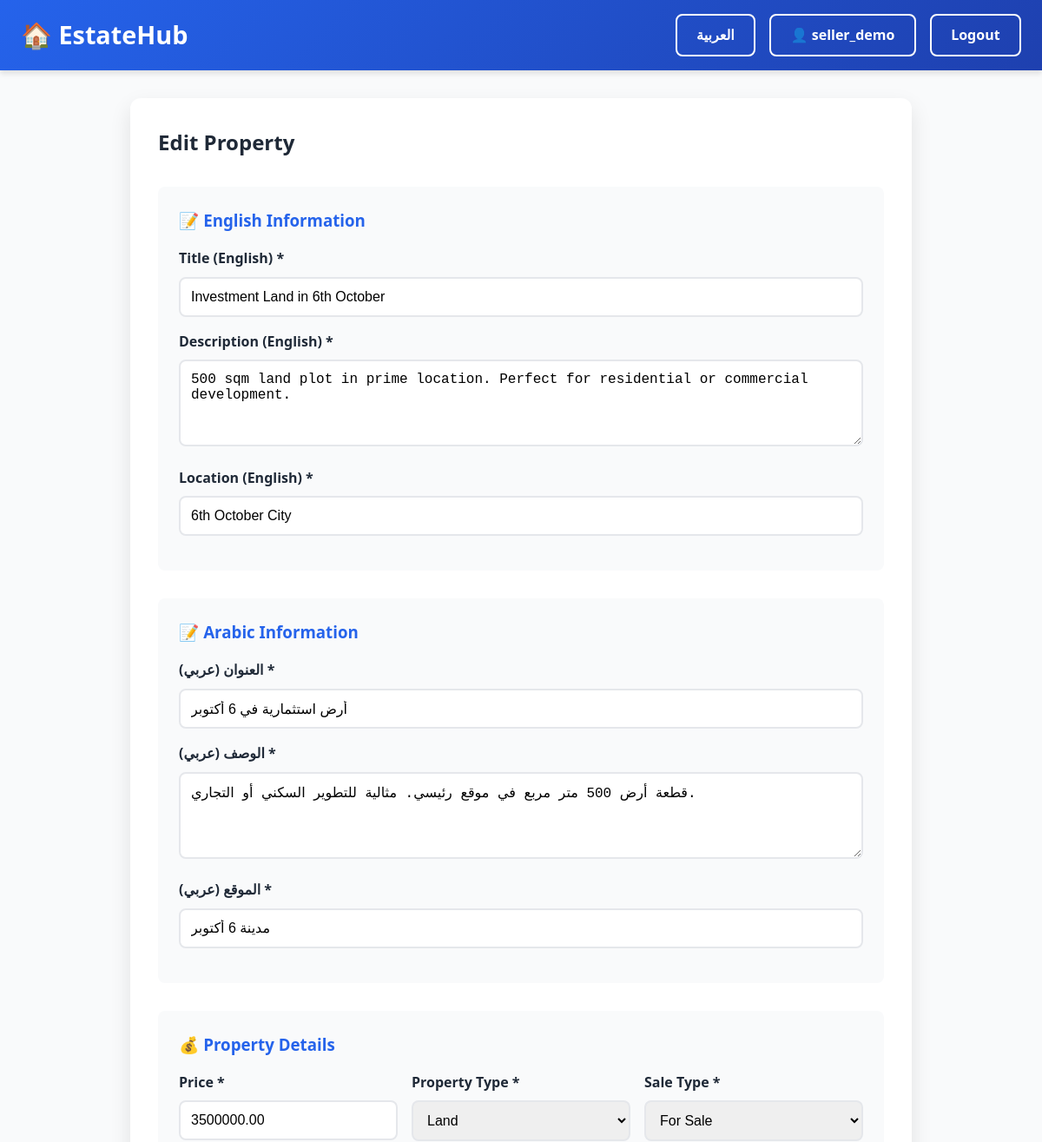
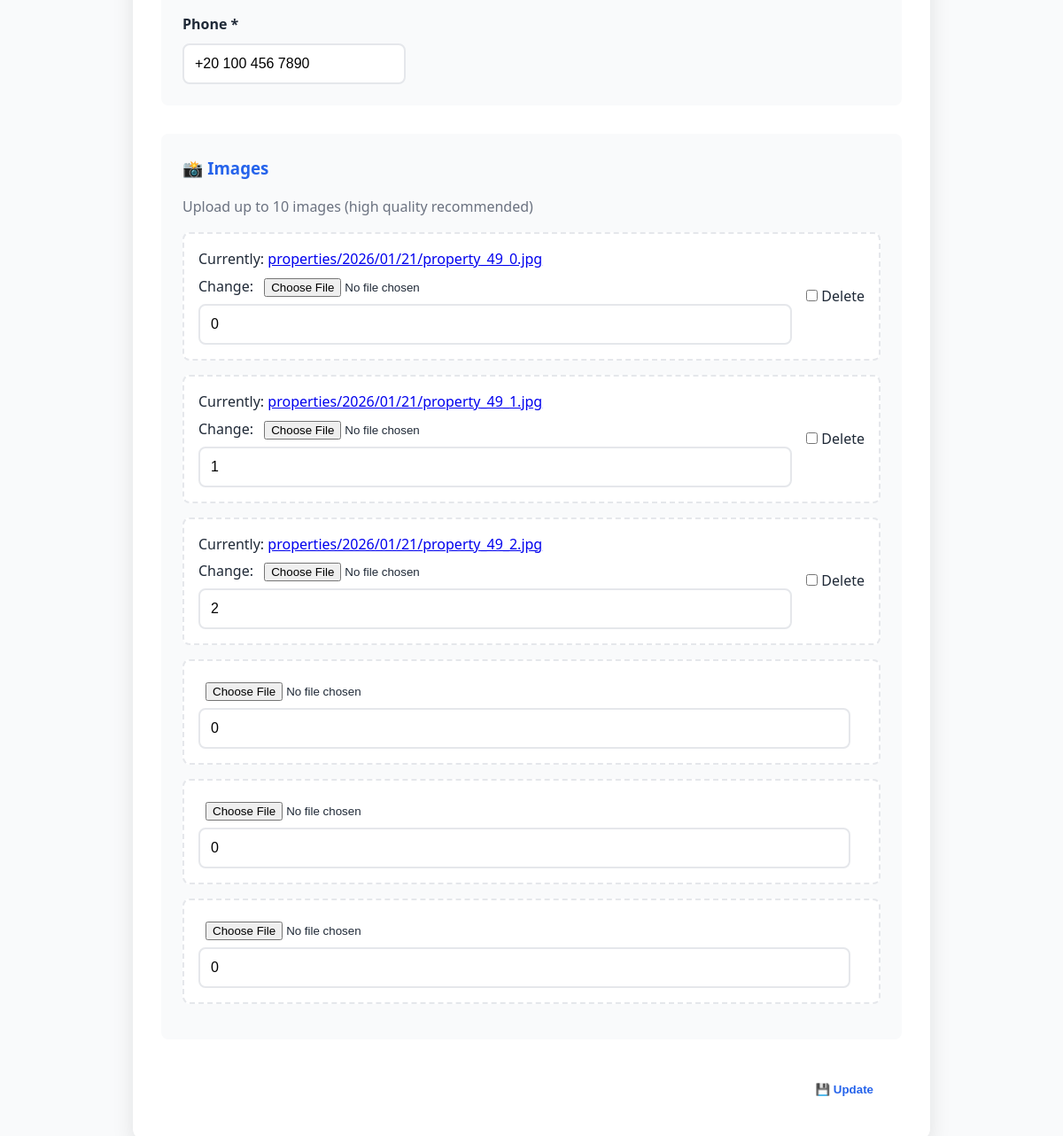
The page /property/49/edit/ (signed in) on the database its author committed (2 pictures, top to bottom).
### properties/models.py (models this page shows, shortened)
class Property(models.Model):
    PROPERTY_TYPE_CHOICES = [
        ('Apartment', 'Apartment'),
        ('Villa', 'Villa'),
        ('Land', 'Land'),
        ('Office', 'Office'),
    ]
    SALE_TYPE_CHOICES = [
        ('Sale', 'For Sale'),
        ('Rent', 'For Rent'),
    ]
    owner = models.ForeignKey(User, on_delete=models.CASCADE, related_name='properties')
    title_en = models.CharField(max_length=200, verbose_name='Title (English)')
    title_ar = models.CharField(max_length=200, verbose_name='Title (Arabic)')
    description_en = models.TextField(verbose_name='Description (English)')
    description_ar = models.TextField(verbose_name='Description (Arabic)')
    location_en = models.CharField(max_length=200, verbose_name='Location (English)')
    location_ar = models.CharField(max_length=200, verbose_name='Location (Arabic)')
    price = models.DecimalField(max_digits=12, decimal_places=2, validators=[MinValueValidator(0)])
    property_type = models.CharField(max_length=20, choices=PROPERTY_TYPE_CHOICES)
    sale_type = models.CharField(max_length=10, choices=SALE_TYPE_CHOICES)
    phone = models.CharField(max_length=20)
    views = models.PositiveIntegerField(default=0, help_text='Number of times this property was viewed')
    is_active = models.BooleanField(default=True)
    created_at = models.DateTimeField(auto_now_add=True)
    updated_at = models.DateTimeField(auto_now=True)
    class Meta:
        verbose_name = 'Property'
        verbose_name_plural = 'Properties'
        ordering = ['-created_at']

### properties/views.py (the view)
# urls.py: path('property/<int:pk>/edit/', views.property_update, name='property_update'),
@login_required
def property_update(request, pk):
    property_obj = get_object_or_404(Property, pk=pk, owner=request.user)
    if request.method == 'POST':
        form = PropertyForm(request.POST, instance=property_obj)
        formset = PropertyImageFormSet(request.POST, request.FILES, instance=property_obj)
        if form.is_valid() and formset.is_valid():
            form.save()
            formset.save()
            messages.success(request, 'Property updated successfully!')
            return redirect('property_detail', pk=property_obj.pk)
    else:
        form = PropertyForm(instance=property_obj)
        formset = PropertyImageFormSet(instance=property_obj)
    return render(request, 'properties/form.html', {
        'form': form,
        'formset': formset,
        'title': 'Edit Property',
        'property': property_obj
    })

### properties/forms.py
class PropertyForm(forms.ModelForm):
    class Meta:
        model = Property
        fields = [
            'title_en', 'title_ar',
            'description_en', 'description_ar',
            'location_en', 'location_ar',
            'price', 'property_type', 'sale_type', 'phone'
        ]
        widgets = {
            'description_en': forms.Textarea(attrs={'rows': 4}),
            'description_ar': forms.Textarea(attrs={'rows': 4}),
        }
    def __init__(self, *args, **kwargs):
        super().__init__(*args, **kwargs)
        for field_name, field in self.fields.items():
            field.widget.attrs['class'] = 'form-control'

### properties/templates/properties/form.html (shortened to what this page needs)
{% extends 'base.html' %}
{% load crispy_forms_tags %}
{% block content %}
<div style="max-width: 900px; margin: 2rem auto;">
    <div style="background: white; padding: 2rem; border-radius: 12px; box-shadow: var(--shadow-lg);">
        <h2 style="margin-bottom: 2rem;">
            {% if property %}
            {% if language == 'ar' %}تعديل العقار{% else %}Edit Property{% endif %}
            {% else %}
            {% if language == 'ar' %}إضافة عقار جديد{% else %}Add New Property{% endif %}
            {% endif %}
        </h2>
        <form method="POST" enctype="multipart/form-data">
            <div style="background: var(--bg-light); padding: 1.5rem; border-radius: 8px; margin-bottom: 2rem;">
                <h3 style="margin-bottom: 1rem; color: var(--primary-color);">
                    📝 {% if language == 'ar' %}معلومات باللغة الإنجليزية{% else %}English Information{% endif %}
                </h3>
                <div style="margin-bottom: 1rem;">
                    <label style="display: block; margin-bottom: 0.5rem; font-weight: 600;">Title (English) *</label>
                    {{ form.title_en }}
                </div>
                <div style="margin-bottom: 1rem;">
                    <label style="display: block; margin-bottom: 0.5rem; font-weight: 600;">Description (English)
                        *</label>
                    {{ form.description_en }}
                </div>
                <div style="margin-bottom: 1rem;">
                    <label style="display: block; margin-bottom: 0.5rem; font-weight: 600;">Location (English) *</label>
                    {{ form.location_en }}
                </div>
            </div>
            <div style="background: var(--bg-light); padding: 1.5rem; border-radius: 8px; margin-bottom: 2rem;">
                <h3 style="margin-bottom: 1rem; color: var(--primary-color);">
                    📝 {% if language == 'ar' %}معلومات باللغة العربية{% else %}Arabic Information{% endif %}
                </h3>
                <div style="margin-bottom: 1rem;">
                    <label style="display: block; margin-bottom: 0.5rem; font-weight: 600;">العنوان (عربي) *</label>
                    {{ form.title_ar }}
                </div>
                <div style="margin-bottom: 1rem;">
                    <label style="display: block; margin-bottom: 0.5rem; font-weight: 600;">الوصف (عربي) *</label>
                    {{ form.description_ar }}
                </div>
                <div style="margin-bottom: 1rem;">
                    <label style="display: block; margin-bottom: 0.5rem; font-weight: 600;">الموقع (عربي) *</label>
                    {{ form.location_ar }}
                </div>
            </div>
            <div style="background: var(--bg-light); padding: 1.5rem; border-radius: 8px; margin-bottom: 2rem;">
                <h3 style="margin-bottom: 1rem; color: var(--primary-color);">
                    💰 {% if language == 'ar' %}تفاصيل العقار{% else %}Property Details{% endif %}
                </h3>
                <div style="display: grid; grid-template-columns: repeat(auto-fit, minmax(200px, 1fr)); gap: 1rem;">
                    <div>
                        <label style="display: block; margin-bottom: 0.5rem; font-weight: 600;">
                            {% if language == 'ar' %}السعر{% else %}Price{% endif %} *
                        </label>
                        {{ form.price }}
                    </div>
                    <div>
                        <label style="display: block; margin-bottom: 0.5rem; font-weight: 600;">
                            {% if language == 'ar' %}نوع العقار{% else %}Property Type{% endif %} *
                        </label>
                        {{ form.property_type }}
                    </div>
                    <div>
                        <label style="display: block; margin-bottom: 0.5rem; font-weight: 600;">
                            {% if language == 'ar' %}نوع البيع{% else %}Sale Type{% endif %} *
                        </label>
                        {{ form.sale_type }}
                    </div>
                    <div>
                        <label style="display: block; margin-bottom: 0.5rem; font-weight: 600;">
                            {% if language == 'ar' %}رقم الهاتف{% else %}Phone{% endif %} *
                        </label>
                        {{ form.phone }}
                    </div>
                </div>
            </div>
            <div style="background: var(--bg-light); padding: 1.5rem; border-radius: 8px; margin-bottom: 2rem;">
                <h3 style="margin-bottom: 1rem; color: var(--primary-color);">
                    📸 {% if language == 'ar' %}الصور{% else %}Images{% endif %}
                </h3>
                <p style="color: var(--text-light); margin-bottom: 1rem;">
                    {% if language == 'ar' %}
                    قم برفع حتى 10 صور للعقار (يفضل صور عالية الجودة)
                    {% else %}
                    Upload up to 10 images (high quality recommended)
                    {% endif %}
                </p>
                <div id="image-forms">
                    {% for form in formset %}
                    <div class="image-form"
                        style="margin-bottom: 1rem; padding: 1rem; background: white; border-radius: 8px; border: 2px dashed var(--border-color);">
                        <div style="display: grid; grid-template-columns: 1fr auto; gap: 1rem; align-items: center;">
                            <div>
                                {{ form.image }}
                                {{ form.order }}
                            </div>
                            <div>
                                {% if form.instance.pk %}
                                {{ form.DELETE }}
                                <label>Delete</label>
                                {% endif %}
                            </div>
                        </div>
                    </div>
                    {% endfor %}
                </div>
            </div>
            <div style="display: flex; gap: 1rem; justify-content: flex-end;">
                <a href="{% url 'property_list' %}" class="btn btn-secondary">
                </a>
                <button type="submit" class="btn btn-primary" style="padding: 1rem 2rem;">
                    💾 {% if property %}
                    {% if language == 'ar' %}تحديث{% else %}Update{% endif %}
                    {% else %}
                    {% if language == 'ar' %}إضافة{% else %}Add Property{% endif %}
                    {% endif %}
                </button>
            </div>
        </form>
    </div>
</div>
{% endblock %}

### templates/base.html (shortened to what this page needs)
<!DOCTYPE html>
<html lang="{% if language == 'ar' %}ar{% else %}en{% endif %}"
    dir="{% if language == 'ar' %}rtl{% else %}ltr{% endif %}">
<head>
    {% load static %}
</head>
<body>
    <header>
        <nav>
            <div class="logo">
                🏠 <a href="{% url 'property_list' %}" style="color: white; text-decoration: none;">EstateHub</a>
            </div>
            <div class="nav-actions">
                <a href="{% url 'set_language' %}?lang={% if language == 'ar' %}en{% else %}ar{% endif %}"
                    class="btn btn-secondary">
                    {% if language == 'ar' %}English{% else %}العربية{% endif %}
                </a>
                {% if user.is_authenticated %}
                <a href="{% url 'profile' %}" class="btn btn-secondary">
                    👤 {{ user.username }}
                </a>
                <a href="{% url 'logout' %}" class="btn btn-secondary">Logout</a>
                {% else %}
                <a href="{% url 'login' %}" class="btn btn-secondary">Login</a>
                <a href="{% url 'register' %}" class="btn btn-primary">Register</a>
                {% endif %}
            </div>
        </nav>
    </header>
    <main>
        {% block content %}{% endblock %}
    </main>
</body>
</html>

### templates/base.html (style rules this page uses)
* { margin: 0; padding: 0; box-sizing: border-box; }
:root { --primary-color: #2563eb; --primary-dark: #1e40af; --secondary-color: #10b981; --text-dark: #1f2937; --text-light: #6b7280; --bg-light: #f9fafb; --bg-white: #ffffff; --border-color: #e5e7eb; --shadow-sm: 0 1px 3px rgba(0, 0, 0, 0.1); --shadow-md: 0 4px 6px rgba(0, 0, 0, 0.1); --shadow-lg: 0 10px 25px rgba(0, 0, 0, 0.1); }
body { font-family: 'Segoe UI', Tahoma, Geneva, Verdana, sans-serif; background-color: var(--bg-light); color: var(--text-dark); line-height: 1.6; }
header { background: linear-gradient(135deg, var(--primary-color), var(--primary-dark)); color: white; padding: 1rem 0; box-shadow: var(--shadow-md); }
nav { max-width: 1400px; margin: 0 auto; padding: 0 1.5rem; display: flex; justify-content: space-between; align-items: center; }
.logo { font-size: 1.8rem; font-weight: bold; }
.nav-actions { display: flex; gap: 1rem; }
.btn { padding: 0.6rem 1.4rem; border: none; border-radius: 8px; cursor: pointer; font-weight: 600; text-decoration: none; display: inline-block; }
.btn-primary { background-color: white; color: var(--primary-color); }
.btn-secondary { background-color: transparent; color: white; border: 2px solid white; }
main { max-width: 1400px; margin: 2rem auto; padding: 0 1.5rem; }

### properties/templates/properties/form.html (style rules this page uses)
input[type="text"], input[type="number"], textarea, select { width: 100%; padding: 0.75rem; border: 2px solid var(--border-color); border-radius: 8px; font-size: 1rem; }
textarea { min-height: 100px; resize: vertical; }
input[type="file"] { padding: 0.5rem; }

### rows shown on the page
Property: title_en "Investment Land in 6th October", description_en "500 sqm land plot in prime location. Perfect for residential or commercial development.", location_en "6th October City", title_ar "أرض استثمارية في 6 أكتوبر", description_ar "قطعة أرض 500 متر مربع في موقع رئيسي. مثالية للتطوير السكني أو التجاري.", location_ar "مدينة 6 أكتوبر", price "3500000.00", property_type "Land", sale_type "For Sale", phone "+20 100 456 7890"

### other values the page prints
{{ user.username }} "seller_demo"
